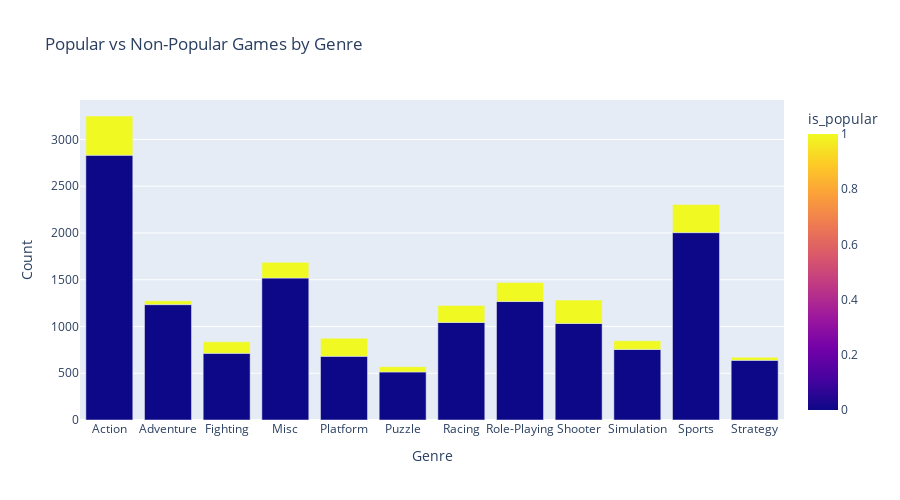

This figure's notebook cell:
### Code cell
# What is the proportion of popular games (is_popular) in each genre?
# (Stacked/Percentage Bar chart: Genre vs is_popular)

genre_popularity = (
    vgsales.groupby(['Genre', 'is_popular'])
    .size()
    .reset_index(name='Count')
)

# Stacked Bar Chart
px.bar(
    data_frame=genre_popularity,
    x='Genre',
    y='Count',
    color='is_popular', 
    title='Popular vs Non-Popular Games by Genre',
    height=500,
    barmode='stack',
)

### Figure 1 — Plotly figure (JSON) as saved in the notebook; plotly's stock layout.template omitted (floating-point values rounded to 4 significant figures)
{"data": [{"alignmentgroup": "True", "hovertemplate": "Genre=%{x}<br>Count=%{y}<br>is_popular=%{marker.color}<extra></extra>", "legendgroup": "", "marker": {"color": [0, 1, 0, 1, 0, 1, 0, 1, 0, 1, 0, 1, 0, 1, 0, 1, 0, 1, 0, 1, 0, 1, 0, 1], "coloraxis": "coloraxis", "pattern": {"shape": ""}}, "name": "", "offsetgroup": "", "orientation": "v", "showlegend": false, "textposition": "auto", "type": "bar", "x": ["Action", "Action", "Adventure", "Adventure", "Fighting", "Fighting", "Misc", "Misc", "Platform", "Platform", "Puzzle", "Puzzle", "Racing", "Racing", "Role-Playing", "Role-Playing", "Shooter", "Shooter", "Simulation", "Simulation", "Sports", "Sports", "Strategy", "Strategy"], "xaxis": "x", "y": [2832, 419, 1234, 40, 713, 123, 1518, 168, 681, 194, 514, 56, 1044, 181, 1267, 203, 1033, 249, 755, 93, 2004, 300, 638, 32], "yaxis": "y"}], "layout": {"barmode": "stack", "coloraxis": {"colorbar": {"title": {"text": "is_popular"}}, "colorscale": [[0, "#0d0887"], [0.1111, "#46039f"], [0.2222, "#7201a8"], [0.3333, "#9c179e"], [0.4444, "#bd3786"], [0.5556, "#d8576b"], [0.6667, "#ed7953"], [0.7778, "#fb9f3a"], [0.8889, "#fdca26"], [1, "#f0f921"]]}, "height": 500, "legend": {"tracegroupgap": 0}, "title": {"text": "Popular vs Non-Popular Games by Genre"}, "xaxis": {"anchor": "y", "domain": [0, 1], "title": {"text": "Genre"}}, "yaxis": {"anchor": "x", "domain": [0, 1], "title": {"text": "Count"}}}}
